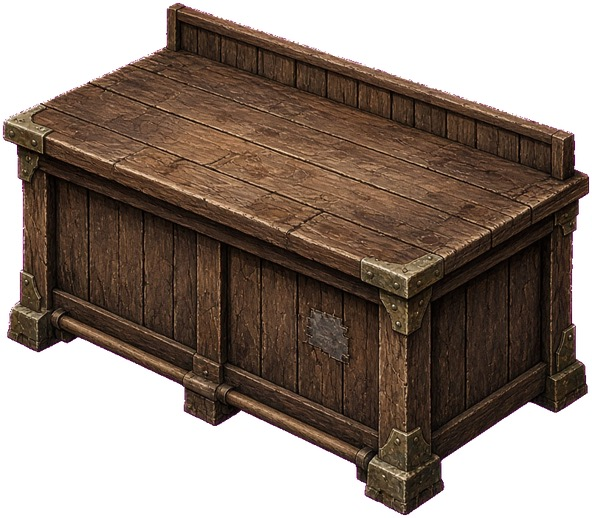
#> input picture art_src/medieval/bar_sw_src.jpg, 592 x 518 px
$ python process_medieval_bar.py
#> lines starting #> are read from the running program, lines starting #| are printed output that depends on the picture; after the words box and inside, x2 and y2 are one past the last pixel; in counts of white or black regions, pixels touching at a corner belong together
#!/usr/bin/env python3
"""Medieval wooden drink bar (natural SW pose, 2x1) -> public/assets/furniture/bar_medieval_sw.png (2x art).

art_src/medieval/bar_sw_src.jpg (592x518, white bg) -> cutout (border flood fill; enclosed white
stuffing in the torn arm is kept) -> rim colours replaced by the nearest interior colour (no white
halo) -> premultiplied Lanczos downscale by SCALE (uniform, never warped: verticals stay vertical)
-> tight crop. Prints the art-pixel position of the footprint's bottom vertex (the `baseVertex`
for shop_furniture.json) from a least-squares fit of the bar's 4 ground corners to the 2x1 diamond.
"""
import numpy as np
from PIL import Image
from scipy import ndimage as ndi
import os, json

ROOT = os.path.dirname(os.path.dirname(os.path.abspath(__file__)))
SRC = os.path.join(ROOT, 'art_src/medieval/bar_sw_src.jpg')
OUT = os.path.join(ROOT, 'public/assets/furniture/bar_medieval_sw.png')
PAD = 4                              # transparent margin (2x px) kept around the crop

a = np.asarray(Image.open(SRC).convert('RGB')).astype(np.float64)
H, W = a.shape[:2]
#> H = 518; W = 592
white = a.min(axis=2) >= 238
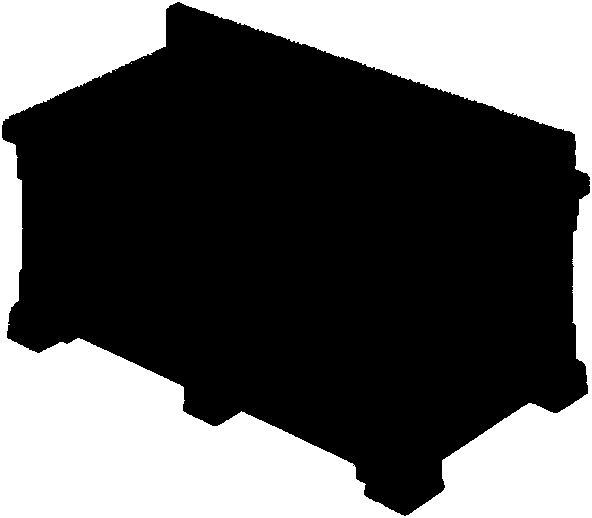
#> white: shape (518, 592) bool; 36.4% white; 3 white regions (2 under 20 px), largest, box (x1, y1, x2, y2) and area: (0, 0, 592, 518) 111693
lab, n = ndi.label(white)
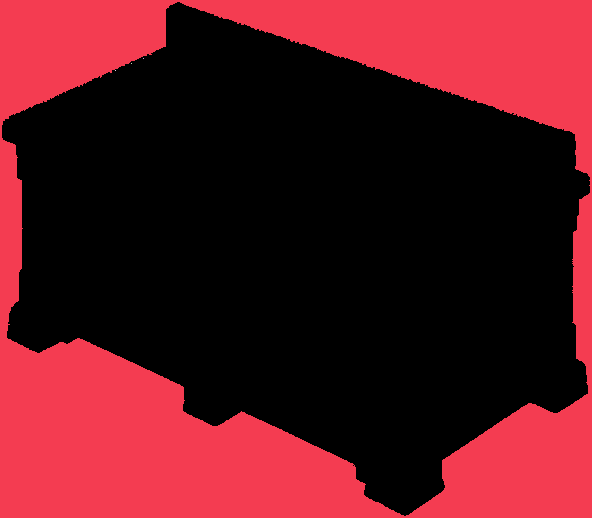
#> lab: shape (518, 592) int32; 5 distinct labels, from 0 to 4; one colour per label, 0 black
#> n = 4
border = np.unique(np.r_[lab[0], lab[-1], lab[:, 0], lab[:, -1]])
#> border = [1]
border = border[border != 0]
bg = np.isin(lab, border)
#> bg: shape (518, 592) bool; 36.4% white; 1 white region, box (x1, y1, x2, y2) and area: (0, 0, 592, 518) 111692
fg = ~bg
fg = ndi.binary_opening(fg, iterations=1)           # drop isolated specks
#> fg: shape (518, 592) bool; 63.6% white; 1 black region, box (x1, y1, x2, y2) and area: (0, 0, 592, 518) 111743
fg_e = ndi.binary_erosion(fg, iterations=1)         # pull the edge 1 px inside the blended rim
#> fg_e: shape (518, 592) bool; 63% white; 1 black region, box (x1, y1, x2, y2) and area: (0, 0, 592, 518) 113513
alpha = ndi.gaussian_filter(fg_e.astype(np.float64), 0.8)
alpha[~ndi.binary_dilation(fg_e, iterations=2)] = 0
#> alpha: shape (518, 592) float64; min 0, max 1, mean 0.63

# --- ground-corner fit (source px; measured on 6x zooms of the four foot blocks, see REPORT) ---
# The 4 ground vertices of the bar's footprint = outer vertices of its corner feet:
#   W = left foot's west vertex, S = front foot's bottom vertex, E = right foot's east vertex, N = W+E-S (hidden).
Wc, Sc, Ec = np.array([7.5, 336.7]), np.array([405.0, 514.2]), np.array([587.5, 390.0])
Nc = Wc + Ec - Sc
src = np.array([Wc, Sc, Ec, Nc])
tgt = np.array([[-128, -64], [0, 0], [64, -32], [-64, -96]], float)   # 2x px, relative to the S vertex
# Weighted (front S vertex counts 2x: it is what the eye reads as the bar's position; N is hidden).
wts = np.array([float(x) for x in os.environ.get("BAR_W", "1,2,1,1").split(",")])
sm = (wts[:, None] * src).sum(0) / wts.sum()
tm = (wts[:, None] * tgt).sum(0) / wts.sum()
# UNIFORM scale + translation only (no warp: verticals stay vertical), least squares
SCALE = float(((wts[:, None] * (src - sm) * (tgt - tm)).sum()) / ((wts[:, None] * (src - sm) ** 2).sum()))
SCALE = round(SCALE, 4)
t = (wts[:, None] * (tgt - SCALE * src)).sum(axis=0) / wts.sum()   # tgt = SCALE*src + t   (rel. to S)
print('uniform scale', SCALE)

# colours: keep interior, replace the 4-px rim (white-contaminated) with the nearest interior colour
core = ndi.binary_erosion(fg, iterations=4)
#> core: shape (518, 592) bool; 61.3% white; 1 black region, box (x1, y1, x2, y2) and area: (0, 0, 592, 518) 118768
idx = ndi.distance_transform_edt(~core, return_distances=False, return_indices=True)
rgb = a[idx[0], idx[1]]
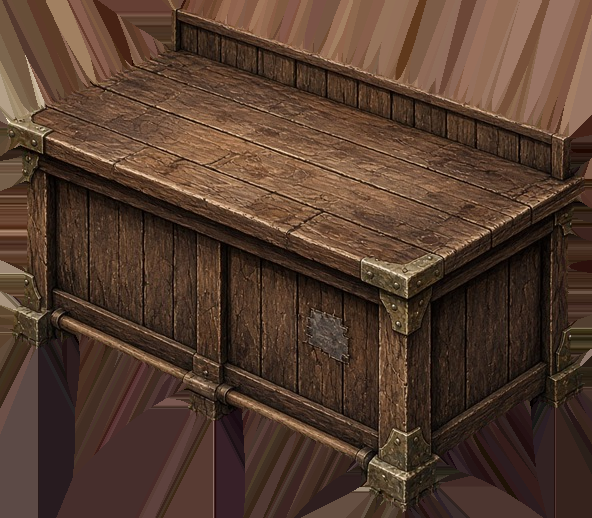
#> rgb: shape (518, 592, 3) float64; mean R, G, B 84.5, 60.6, 46.5

# premultiplied resize
ow, oh = int(round(W * SCALE)), int(round(H * SCALE))
#> ow = 193; oh = 169
pm = np.dstack([rgb * alpha[..., None], alpha * 255.0]).astype(np.float32)
chans = [np.asarray(Image.fromarray(pm[..., i], 'F').resize((ow, oh), Image.LANCZOS)) for i in range(4)]
#> chans = 4 items
pm2 = np.dstack(chans)
al2 = np.clip(pm2[..., 3], 0, 255)
rgb2 = np.where(al2[..., None] > 0.5, pm2[..., :3] / np.maximum(al2[..., None] / 255.0, 1e-3), 0)
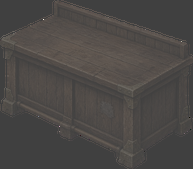
#> rgb2: shape (169, 193, 3) float32; mean of channels 0, 1, 2 53.3, 38.5, 28.2; drawn with min black and max white
rgba = np.dstack([np.clip(rgb2, 0, 255), al2]).astype(np.uint8)
rgba[rgba[..., 3] < 6] = 0
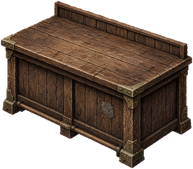
#> rgba: shape (169, 193, 4); mean of channels 0, 1, 2, 3 51.4, 37, 26.9, 160.5; transparent parts drawn white

ys, xs = np.nonzero(rgba[..., 3] > 0)
x0, x1, y0, y1 = xs.min() - PAD, xs.max() + 1 + PAD, ys.min() - PAD, ys.max() + 1 + PAD
#> x0 = -4; x1 = 197; y0 = -4; y1 = 173
rgba = np.pad(rgba, ((PAD, PAD), (PAD, PAD), (0, 0)))
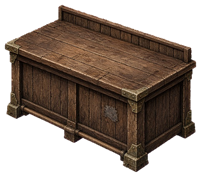
#> rgba: shape (177, 201, 4); mean of channels 0, 1, 2, 3 47.1, 33.9, 24.7, 147.2; transparent parts drawn white
x0 += PAD; x1 += PAD; y0 += PAD; y1 += PAD
#> after `x0 += PAD`: x0 = 0
#> after `x1 += PAD`: x1 = 201
#> after `y0 += PAD`: y0 = 0
#> after `y1 += PAD`: y1 = 177
crop = rgba[y0:y1, x0:x1]
# width/height multiples of 4 so the 0.5-scaled sprite has an even display size: its centre (and top-left) land on whole pixels
crop = np.pad(crop, ((0, -crop.shape[0] % 4), (0, -crop.shape[1] % 4), (0, 0)))
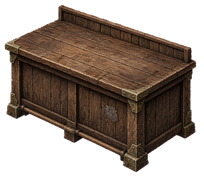
#> crop: shape (180, 204, 4); mean of channels 0, 1, 2, 3 45.6, 32.8, 23.9, 142.6; transparent parts drawn white
Image.fromarray(crop, 'RGBA').save(OUT, optimize=True)
print('wrote', OUT, crop.shape[1], 'x', crop.shape[0])
#| wrote public/assets/furniture/bar_medieval_sw.png 204 x 180

# S' (0,0) corresponds to source point -t/SCALE; art px = SCALE*src - crop origin
sv = (-t / SCALE) * SCALE - np.array([x0 - PAD, y0 - PAD]) + 0.0
#> sv = [133.4, 170.4]
print('baseVertex exact (2x art px, footprint bottom vertex):', [round(float(v), 2) for v in sv])
#| baseVertex exact (2x art px, footprint bottom vertex): [133.37, 170.41]
# shop_furniture.json uses the nearest EVEN integers (whole-pixel placement at 0.5 display scale)
sv_even = [int(2 * round(float(v) / 2)) for v in sv]
#> sv_even = [134, 170]
print('baseVertex used (even ints):', sv_even, ' displaySize:', [crop.shape[1] // 2, crop.shape[0] // 2])
#| baseVertex used (even ints): [134, 170]  displaySize: [102, 90]
for nm, p, q in zip('WSEN', src, tgt):
    e = SCALE * p + t - q
    print(f'  corner {nm}: residual {e.round(2)} (2x px) = {(e / 2).round(2)} display px')

$ run again, with art_src/medieval/sofa_sw_src.jpg copied over art_src/medieval/bar_sw_src.jpg
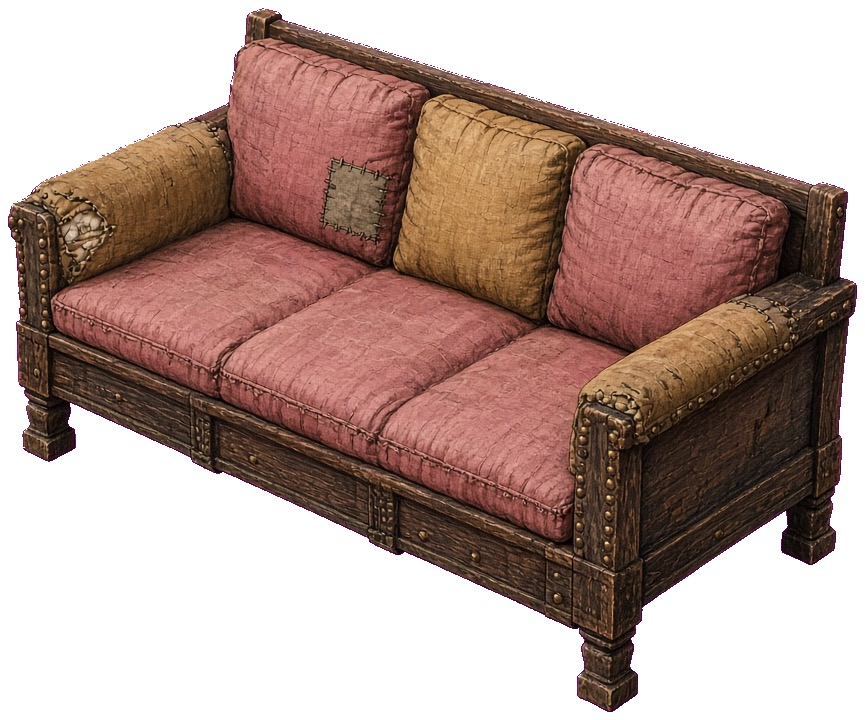
#> input picture art_src/medieval/sofa_sw_src.jpg, 865 x 720 px
#> white: shape (720, 865) bool; 43.7% white; 4 white regions (3 under 20 px), largest, box (x1, y1, x2, y2) and area: (0, 0, 865, 720) 272170
#> `lab, n = ndi.label(white)`:
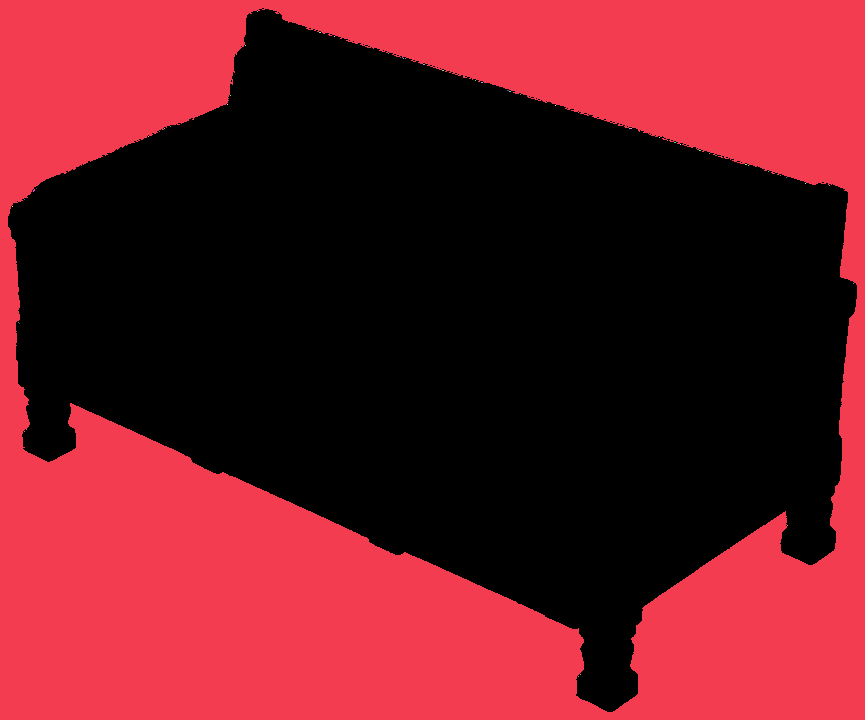
#> lab: shape (720, 865) int32; 51 distinct labels, from 0 to 50; one colour per label, 0 black
#> n = 50
#> border = [1]
#> bg: shape (720, 865) bool; 43.7% white; 1 white region, box (x1, y1, x2, y2) and area: (0, 0, 865, 720) 272110
#> fg_e: shape (720, 865) bool; 55.9% white; 1 black region, box (x1, y1, x2, y2) and area: (0, 0, 865, 720) 274938
#> core: shape (720, 865) bool; 54.6% white; 1 black region, box (x1, y1, x2, y2) and area: (0, 0, 865, 720) 282668
#> chans = 4 items
#> `x0, x1, y0, y1 = xs.min() - PAD, xs.max() + 1 + PAD, ys.min() - PAD, y..`: x0 = -2; x1 = 283; y0 = -1; y1 = 236
#> `x0 += PAD`: x0 = 2
#> `x1 += PAD`: x1 = 287
#> `y0 += PAD`: y0 = 3
#> `y1 += PAD`: y1 = 240
#> `crop = np.pad(crop, ((0, -crop.shape[0] % 4), (0, -crop.shape[1] % 4),..`:
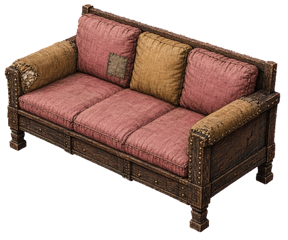
#> crop: shape (240, 288, 4); mean of channels 0, 1, 2, 3 66.2, 43.5, 35.7, 135.4; transparent parts drawn white
#| wrote public/assets/furniture/bar_medieval_sw.png 288 x 240
#> sv = [131.4, 167.4]
#| baseVertex exact (2x art px, footprint bottom vertex): [131.37, 167.41]
#> sv_even = [132, 168]
#| baseVertex used (even ints): [132, 168]  displaySize: [144, 120]
